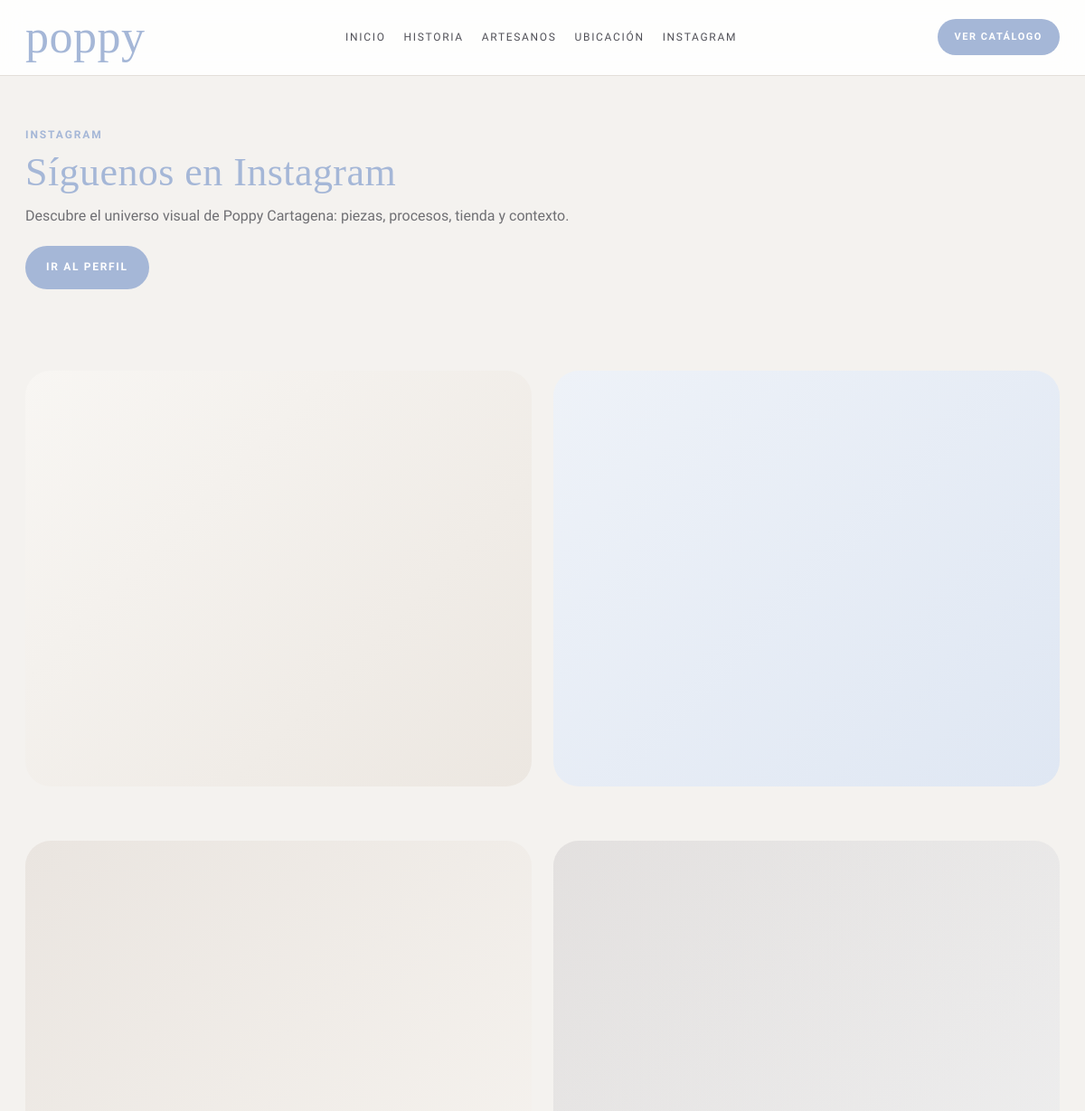
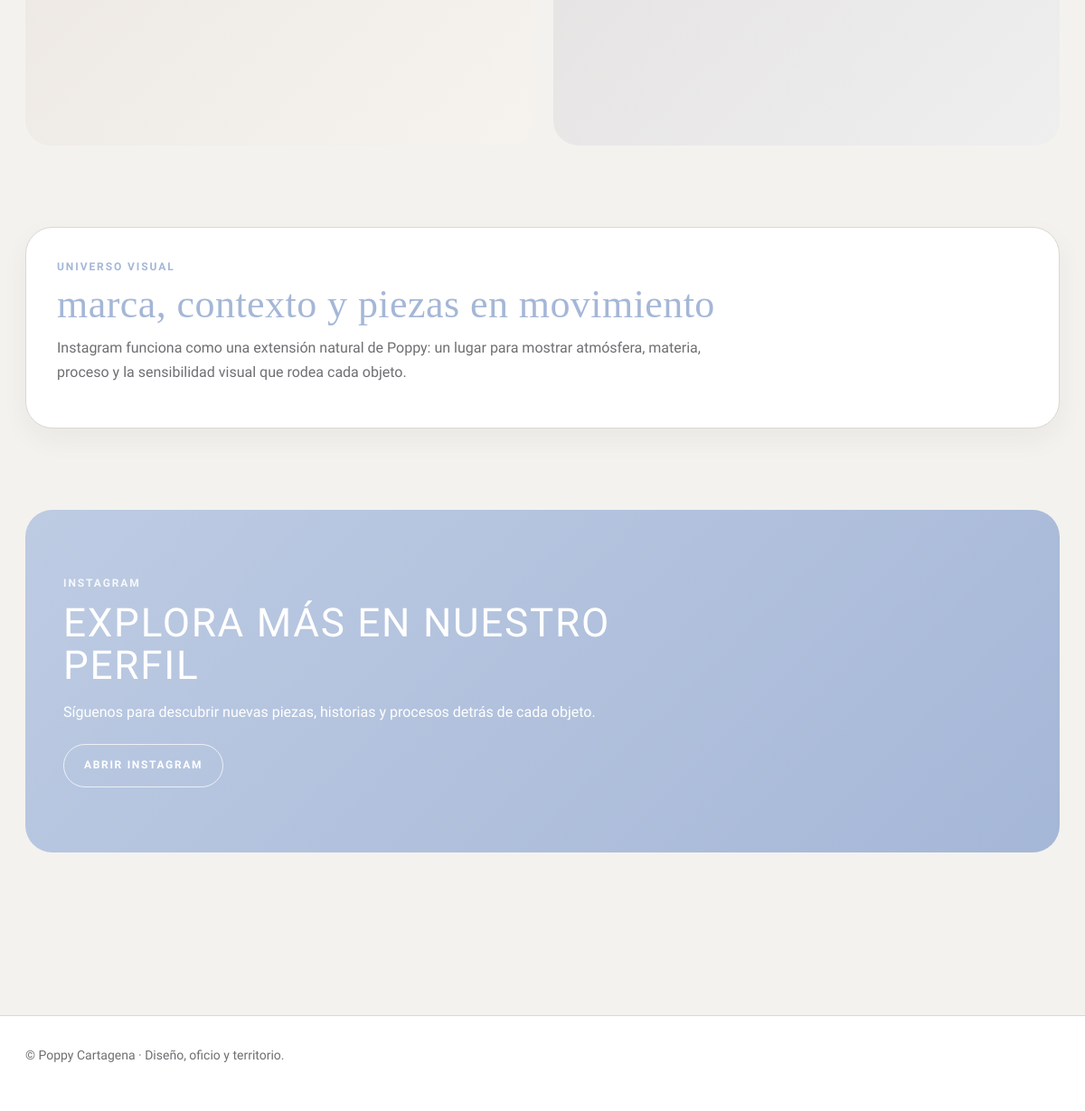
/instagram/, run on the app's committed database (2 pictures, top to bottom).
### web/models.py (models this page shows, shortened)
class TimeStampedModel(models.Model):
    created_at = models.DateTimeField(auto_now_add=True)
    updated_at = models.DateTimeField(auto_now=True)
    class Meta:
        abstract = True

class ContactoInfo(TimeStampedModel):
    telefono = models.CharField(max_length=50, blank=True)
    whatsapp = models.CharField(max_length=50, blank=True)
    email = models.EmailField(blank=True)
    direccion = models.CharField(max_length=255, blank=True)
    horario = models.CharField(max_length=255, blank=True)
    mapa_embed = models.TextField(blank=True)
    instagram_url = models.URLField(blank=True)
    ubicacion_titulo = models.CharField(max_length=255, blank=True, default="Visítanos en tienda")
    ubicacion_texto = models.TextField(blank=True, default="Descubre el espacio físico de Poppy Cartagena y vive la marca de cerca.")
    ubicacion_imagen = models.ImageField(upload_to="web/ubicacion/", blank=True, null=True)
    instagram_titulo_pagina = models.CharField(max_length=255, blank=True, default="Síguenos en Instagram")
    instagram_texto_pagina = models.TextField(blank=True, default="Descubre el universo visual de Poppy Cartagena: piezas, procesos, tienda y contexto.")
    instagram_imagen_1 = models.ImageField(upload_to="web/instagram/", blank=True, null=True)
    instagram_imagen_2 = models.ImageField(upload_to="web/instagram/", blank=True, null=True)
    instagram_imagen_3 = models.ImageField(upload_to="web/instagram/", blank=True, null=True)
    instagram_imagen_4 = models.ImageField(upload_to="web/instagram/", blank=True, null=True)
    instagram_cta_titulo = models.CharField(max_length=255, blank=True, default="Explora más en nuestro perfil")
    instagram_cta_texto = models.TextField(blank=True, default="Síguenos para descubrir nuevas piezas, historias y procesos detrás de cada objeto.")

### web/views.py (the view)
# urls.py: path("instagram/", views.instagram, name="instagram"),
def instagram(request):
    contacto_info = ContactoInfo.objects.order_by("-created_at").first()
    return render(request, "public/instagram.html", {"contacto": contacto_info})

### templates/public/instagram.html
{% extends "base.html" %}
{% block content %}
<section class="section">
    <div class="section-header">
        <p class="section-label">Instagram</p>
        <h2 class="editorial-title">
            {% if contacto and contacto.instagram_titulo_pagina %}
                {{ contacto.instagram_titulo_pagina }}
            {% else %}
                síguenos en Instagram
            {% endif %}
        </h2>
        <p>
            {% if contacto and contacto.instagram_texto_pagina %}
                {{ contacto.instagram_texto_pagina }}
            {% else %}
                Descubre el universo visual de Poppy Cartagena: piezas, procesos, tienda y contexto.
            {% endif %}
        </p>
        {% if contacto and contacto.instagram_url %}
            <div style="margin-top: 20px;">
                <a class="btn btn-primary" href="{{ contacto.instagram_url }}" target="_blank">
                    Ir al perfil
                </a>
            </div>
        {% endif %}
    </div>
</section>
<section class="section">
    <div class="grid grid-2">
        {% if contacto and contacto.instagram_imagen_1 %}
            <div
                class="visual-block"
                style="
                    min-height: 460px;
                    background-image: url('{{ contacto.instagram_imagen_1.url }}');
                    background-size: cover;
                    background-position: center;
                "
            ></div>
        {% else %}
            <div class="visual-block soft-bg-1" style="min-height: 460px;"></div>
        {% endif %}
        {% if contacto and contacto.instagram_imagen_2 %}
            <div
                class="visual-block"
                style="
                    min-height: 460px;
                    background-image: url('{{ contacto.instagram_imagen_2.url }}');
                    background-size: cover;
                    background-position: center;
                "
            ></div>
        {% else %}
            <div class="visual-block soft-bg-2" style="min-height: 460px;"></div>
        {% endif %}
    </div>
</section>
<section class="section" style="margin-top:-30px;">
    <div class="grid grid-2">
        {% if contacto and contacto.instagram_imagen_3 %}
            <div
                class="visual-block"
                style="
                    min-height: 460px;
                    background-image: url('{{ contacto.instagram_imagen_3.url }}');
                    background-size: cover;
                    background-position: center;
                "
            ></div>
        {% else %}
            <div class="visual-block soft-bg-3" style="min-height: 460px;"></div>
        {% endif %}
        {% if contacto and contacto.instagram_imagen_4 %}
            <div
                class="visual-block"
                style="
                    min-height: 460px;
                    background-image: url('{{ contacto.instagram_imagen_4.url }}');
                    background-size: cover;
                    background-position: center;
                "
            ></div>
        {% else %}
            <div class="visual-block warm-block" style="min-height: 460px;"></div>
        {% endif %}
    </div>
</section>
<section class="section">
    <div class="card" style="padding:34px; border-radius:30px;">
        <p class="section-label">Universo visual</p>
        <h2 class="editorial-title">marca, contexto y piezas en movimiento</h2>
        <p style="max-width:760px;">
            Instagram funciona como una extensión natural de Poppy:
            un lugar para mostrar atmósfera, materia, proceso y la sensibilidad
            visual que rodea cada objeto.
        </p>
    </div>
</section>
<section class="section full-band">
    <div class="band-content">
        <p class="section-label light">Instagram</p>
        <h2 style="color:white;">
            {% if contacto and contacto.instagram_cta_titulo %}
                {{ contacto.instagram_cta_titulo }}
            {% else %}
                explora más en nuestro perfil
            {% endif %}
        </h2>
        <p>
            {% if contacto and contacto.instagram_cta_texto %}
                {{ contacto.instagram_cta_texto }}
            {% else %}
                Síguenos para descubrir nuevas piezas, historias y procesos detrás de cada objeto.
            {% endif %}
        </p>
        {% if contacto and contacto.instagram_url %}
            <div style="margin-top: 22px;">
                <a class="btn btn-secondary" href="{{ contacto.instagram_url }}" target="_blank">
                    Abrir Instagram
                </a>
            </div>
        {% endif %}
    </div>
</section>
{% endblock %}

### data on the page
ContactoInfo: instagram_titulo_pagina "Síguenos en Instagram", instagram_texto_pagina "Descubre el universo visual de Poppy Cartagena: piezas, procesos, tienda y contexto.", instagram_cta_titulo "EXPLORA MÁS EN NUESTRO PERFIL", instagram_cta_texto "Síguenos para descubrir nuevas piezas, historias y procesos detrás de cada objeto."
